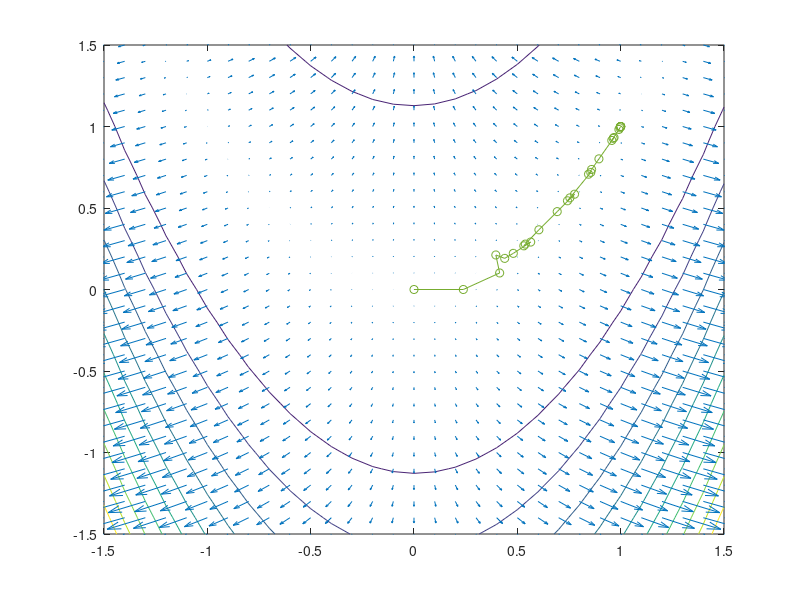

This figure's MATLAB source:

function QuasiNewton_ex
f=@(x) 100*(x(2)-x(1)^2)^2+(x(1)-1)^2;
% define the gradient and Hessian of the objective
fp=@(x) [2*x(1)-400*x(1)*(-x(1)^2+x(2))-2; -200*x(1)^2+200*x(2)];
%fpp=@(x) [1200*x(1)^2 - 400*x(2)+2,-400*x(1);-400*x(1),200];
x0=[0;0];

F=@(x1,x2) 100*(x2-x1.^2).^2+(x1-1).^2;
Fp1=@(x1,x2) 2*x1-400*x1.*(-x1.^2+x2)-2;
Fp2=@(x1,x2) -200*x1.^2+200*x2;
[X,Y]=meshgrid(-1.5:0.1:1.5,-1.5:0.1:1.5);
contour(X,Y,F(X,Y),50,LineWidth=1)
hold on

fprintf('DFP formula for Hk');
[x,xk]=DFP_H(f,fp,x0);

% fprintf('BFGS formula for Hk');
% [x,xk]=BFGS_H(f,fp,x0);
% 
% fprintf('DFP formula for Bk');
% [x,xk]=DFP_B(f,fp,x0);
% 
% fprintf('BFGS formula for Bk');
% [x,xk]=BFGS_B(f,fp,x0);


quiver(X,Y,Fp1(X,Y),Fp2(X,Y),2)
plot(xk(1,:),xk(2,:),'-o')
hold off



end



function [x,xk]=BFGS_B(f,fp,x0)%？
alinit=1;
be=0.2;
tau=0.999; 
maxiter=50000; 
tol=1e-8;
B=eye(size(x0,1));
x=x0;
xk=x0;
k=0;
while norm(feval(fp,x))>tol && k<maxiter
p=-B\feval(fp,x);
al=alinit;
while feval(f,x+al*p)>feval(f,x)-al*be*p'*p %加line search吗?
   al=tau*al;
end
x_new=x+al*p;
g=feval(fp,x);
g_new=feval(fp,x_new);
yk=g_new-g; sk=x_new-x; yks=yk'*sk;
%  if yks> 1e-6*norm(sk)*norm(yk)
Bs=B*sk;
B=B+(yk*yk')/yks-(Bs*Bs')/(sk'*Bs);
%  end
k=k+1;
x=x_new;
xk(:,k+1)=x;
end
k
x
end


function [x,xk]=BFGS_H(f,fp,x0)
alinit=1;
be=0.2;
tau=0.999; 
maxiter=50000; 
tol=1e-8;
B=eye(size(x0,1));
H=inv(B);
x=x0;
xk=x0;
k=0;
while norm(feval(fp,x))>tol && k<maxiter
    p=-H*feval(fp,x);
    al=alinit;
    while feval(f,x+al*p)>feval(f,x)-al*be*p'*p
       al=tau*al;
    end
    x_new=x+al*p;
    g=feval(fp,x);
    g_new=feval(fp,x_new);
    yk=g_new-g; sk=x_new-x; sky=sk'*yk;
    %  if yks> 1e-6*norm(sk)*norm(yk)
%     Bs=B*sk;
%     B=B+(yk*yk')/yks-(Bs*Bs')/(sk'*Bs);
    Hy=H*yk;
    H=H+(1+yk'*Hy/sky)*(sk*sk')/sky-(sk*yk'*H+Hy*sk')/sky;
    %  end
    k=k+1;
    x=x_new;
    xk(:,k+1)=x;
end
k
x
end



function [x,xk]=DFP_H(f,fp,x0)
alinit=1;
be=0.2;
%tau=0.24; 
tau=0.999; 
maxiter=50000; 
tol=1e-8;
B=eye(size(x0,1));
H=inv(B);

x=x0;
xk=x0;
k=0;
while norm(feval(fp,x))>tol && k<maxiter
    p=-H*feval(fp,x);
    al=alinit;
    while feval(f,x+al*p)>feval(f,x)-al*be*p'*p
       al=tau*al;
    end
    x_new=x+al*p;
    g=feval(fp,x);
    g_new=feval(fp,x_new);
    yk=g_new-g; sk=x_new-x; sky=sk'*yk;
    %  if yks> 1e-6*norm(sk)*norm(yk)
    
    %Bs=B*sk;
    Hy=H*yk;
    %B=B+(yk*yk')/yks-(Bs*Bs')/(sk'*Bs);
    H=H+(sk*sk')/sky-(Hy*Hy')/(yk'*Hy);
    %  end
    k=k+1;
    x=x_new;
    xk(:,k+1)=x;
end
k
x
end


function [x,xk]=DFP_B(f,fp,x0)
alinit=1;
be=0.2;
%tau=0.24; 
tau=0.999; 
maxiter=50000; 
tol=1e-8;
B=eye(size(x0,1));
H=inv(B);
x=x0;
xk=x0;
k=0;
while norm(feval(fp,x))>tol && k<maxiter
    p=-B\feval(fp,x);
    al=alinit;
    while feval(f,x+al*p)>feval(f,x)-al*be*p'*p
       al=tau*al;
    end
    x_new=x+al*p;
    g=feval(fp,x);
    g_new=feval(fp,x_new);
    yk=g_new-g; sk=x_new-x; yks=yk'*sk;
     if yks> 1e-6*norm(sk)*norm(yk)
    
    Bs=B*sk;
    B=B+(1+sk'*Bs/yks)*(yk*yk')/yks-(yk*sk'*B+Bs*yk')/yks;

     end
    k=k+1;
    x=x_new;
    xk(:,k+1)=x;
end
k
x
end
